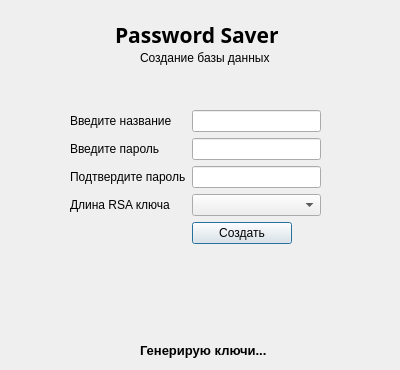
<?xml version="1.0" encoding="UTF-8"?>
<ui version="4.0">
 <class>Dialog</class>
 <widget class="QDialog" name="Dialog">
  <property name="geometry">
   <rect>
    <x>0</x>
    <y>0</y>
    <width>400</width>
    <height>370</height>
   </rect>
  </property>
  <property name="minimumSize">
   <size>
    <width>400</width>
    <height>370</height>
   </size>
  </property>
  <property name="maximumSize">
   <size>
    <width>400</width>
    <height>370</height>
   </size>
  </property>
  <property name="font">
   <font>
    <weight>50</weight>
    <bold>false</bold>
   </font>
  </property>
  <property name="windowTitle">
   <string>Keyforgetful - Создание базы данных</string>
  </property>
  <widget class="QLabel" name="label_2">
   <property name="geometry">
    <rect>
     <x>140</x>
     <y>50</y>
     <width>150</width>
     <height>16</height>
    </rect>
   </property>
   <property name="minimumSize">
    <size>
     <width>150</width>
     <height>16</height>
    </size>
   </property>
   <property name="text">
    <string>Создание базы данных</string>
   </property>
  </widget>
  <widget class="QLabel" name="label">
   <property name="geometry">
    <rect>
     <x>115</x>
     <y>20</y>
     <width>190</width>
     <height>30</height>
    </rect>
   </property>
   <property name="font">
    <font>
     <family>Arial Black</family>
     <pointsize>16</pointsize>
     <weight>75</weight>
     <italic>false</italic>
     <bold>true</bold>
     <underline>false</underline>
     <strikeout>false</strikeout>
    </font>
   </property>
   <property name="text">
    <string>Password Saver</string>
   </property>
  </widget>
  <widget class="QWidget" name="formLayoutWidget">
   <property name="geometry">
    <rect>
     <x>70</x>
     <y>110</y>
     <width>251</width>
     <height>179</height>
    </rect>
   </property>
   <layout class="QFormLayout" name="formLayout">
    <item row="0" column="0">
     <widget class="QLabel" name="label_3">
      <property name="text">
       <string>Введите название</string>
      </property>
     </widget>
    </item>
    <item row="1" column="0">
     <widget class="QLabel" name="label_4">
      <property name="text">
       <string>Введите пароль</string>
      </property>
     </widget>
    </item>
    <item row="0" column="1">
     <widget class="QLineEdit" name="lineEdit"/>
    </item>
    <item row="1" column="1">
     <widget class="QLineEdit" name="lineEdit_2">
      <property name="contextMenuPolicy">
       <enum>Qt::DefaultContextMenu</enum>
      </property>
      <property name="autoFillBackground">
       <bool>false</bool>
      </property>
      <property name="inputMethodHints">
       <set>Qt::ImhHiddenText|Qt::ImhNoAutoUppercase|Qt::ImhNoPredictiveText|Qt::ImhSensitiveData</set>
      </property>
      <property name="echoMode">
       <enum>QLineEdit::Password</enum>
      </property>
     </widget>
    </item>
    <item row="2" column="1">
     <widget class="QLineEdit" name="lineEdit_3">
      <property name="echoMode">
       <enum>QLineEdit::Password</enum>
      </property>
     </widget>
    </item>
    <item row="2" column="0">
     <widget class="QLabel" name="label_5">
      <property name="text">
       <string>Подтвердите пароль</string>
      </property>
     </widget>
    </item>
    <item row="4" column="1">
     <widget class="QPushButton" name="pushButton">
      <property name="maximumSize">
       <size>
        <width>100</width>
        <height>25</height>
       </size>
      </property>
      <property name="text">
       <string>Создать</string>
      </property>
     </widget>
    </item>
    <item row="3" column="0">
     <widget class="QLabel" name="label_7">
      <property name="text">
       <string>Длина RSA ключа</string>
      </property>
     </widget>
    </item>
    <item row="3" column="1">
     <widget class="QComboBox" name="comboBox">
      <property name="minimumSize">
       <size>
        <width>110</width>
        <height>0</height>
       </size>
      </property>
     </widget>
    </item>
   </layout>
  </widget>
  <widget class="QLabel" name="label_6">
   <property name="geometry">
    <rect>
     <x>140</x>
     <y>340</y>
     <width>140</width>
     <height>20</height>
    </rect>
   </property>
   <property name="font">
    <font>
     <pointsize>10</pointsize>
     <weight>75</weight>
     <bold>true</bold>
    </font>
   </property>
   <property name="text">
    <string>Генерирую ключи...</string>
   </property>
  </widget>
 </widget>
 <resources/>
 <connections/>
</ui>
